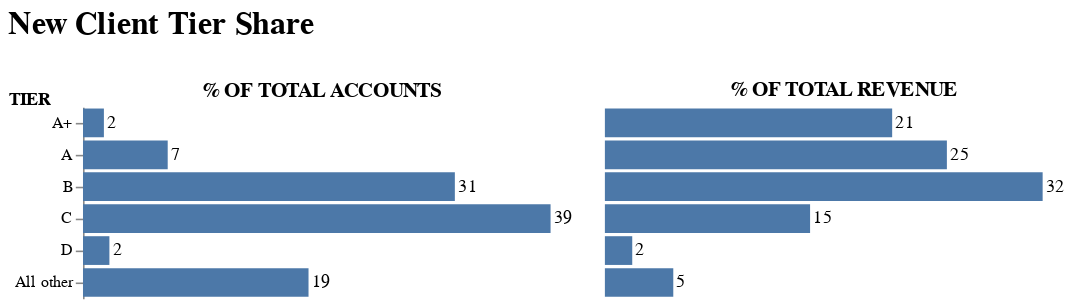

The notebook cell saved with this chart:
### Markdown cell above
Similar to the pie chart, we can arrange these graphs side by side and include a main title.

### Code cell
final = final_acc | final_rev
final.configure_view(stroke=None).properties(
    title = alt.Title('New Client Tier Share', offset = 25, fontSize = 20)
)

### Figure 1 — Vega-Lite specification as saved in the notebook (floating-point values rounded to 4 significant figures)
{"config": {"view": {"continuousWidth": 300, "continuousHeight": 300, "stroke": null}}, "hconcat": [{"layer": [{"mark": {"type": "bar"}, "encoding": {"text": {"field": "% Accounts", "format": ".0f", "type": "quantitative"}, "x": {"axis": null, "field": "% Accounts", "type": "quantitative"}, "y": {"axis": {"titleAlign": "left", "titleAngle": 0, "titleY": 0}, "field": "Tier", "sort": ["A+"], "title": "TIER", "type": "nominal"}}, "title": {"text": "% OF TOTAL ACCOUNTS", "dy": 12}}, {"mark": {"type": "text", "align": "left", "dx": 2}, "encoding": {"text": {"field": "% Accounts", "format": ".0f", "type": "quantitative"}, "x": {"axis": null, "field": "% Accounts", "type": "quantitative"}, "y": {"axis": {"titleAlign": "left", "titleAngle": 0, "titleY": 0}, "field": "Tier", "sort": ["A+"], "title": "TIER", "type": "nominal"}}, "title": {"text": "% OF TOTAL ACCOUNTS", "dy": 12}}]}, {"layer": [{"mark": {"type": "bar"}, "encoding": {"text": {"field": "% Revenue", "format": ".0f", "type": "quantitative"}, "x": {"axis": null, "field": "% Revenue", "type": "quantitative"}, "y": {"axis": null, "field": "Tier", "sort": ["A+"], "type": "nominal"}}, "title": "% OF TOTAL REVENUE"}, {"mark": {"type": "text", "align": "left", "dx": 2}, "encoding": {"text": {"field": "% Revenue", "format": ".0f", "type": "quantitative"}, "x": {"axis": null, "field": "% Revenue", "type": "quantitative"}, "y": {"axis": null, "field": "Tier", "sort": ["A+"], "type": "nominal"}}, "title": "% OF TOTAL REVENUE"}]}], "data": {"name": "data-35f9124c4b8dd7e8e6a83d69924ed8ee"}, "title": {"text": "New Client Tier Share", "fontSize": 20, "offset": 25}, "$schema": "https://vega.github.io/schema/vega-lite/v5.8.0.json", "datasets": {"data-35f9124c4b8dd7e8e6a83d69924ed8ee": [{"Tier": "A+", "# of Accounts": 19.0, "% Accounts": 1.746, "Revenue ($M)": 3.927, "% Revenue": 21.0}, {"Tier": "A", "# of Accounts": 77.0, "% Accounts": 7.077, "Revenue ($M)": 4.675, "% Revenue": 25.0}, {"Tier": "B", "# of Accounts": 338.0, "% Accounts": 31.07, "Revenue ($M)": 5.984, "% Revenue": 32.0}, {"Tier": "C", "# of Accounts": 425.0, "% Accounts": 39.06, "Revenue ($M)": 2.805, "% Revenue": 15.0}, {"Tier": "D", "# of Accounts": 24.0, "% Accounts": 2.206, "Revenue ($M)": 0.374, "% Revenue": 2.0}, {"Tier": "All other", "# of Accounts": 205.0, "% Accounts": 18.84, "Revenue ($M)": 0.935, "% Revenue": 5.0}]}}
